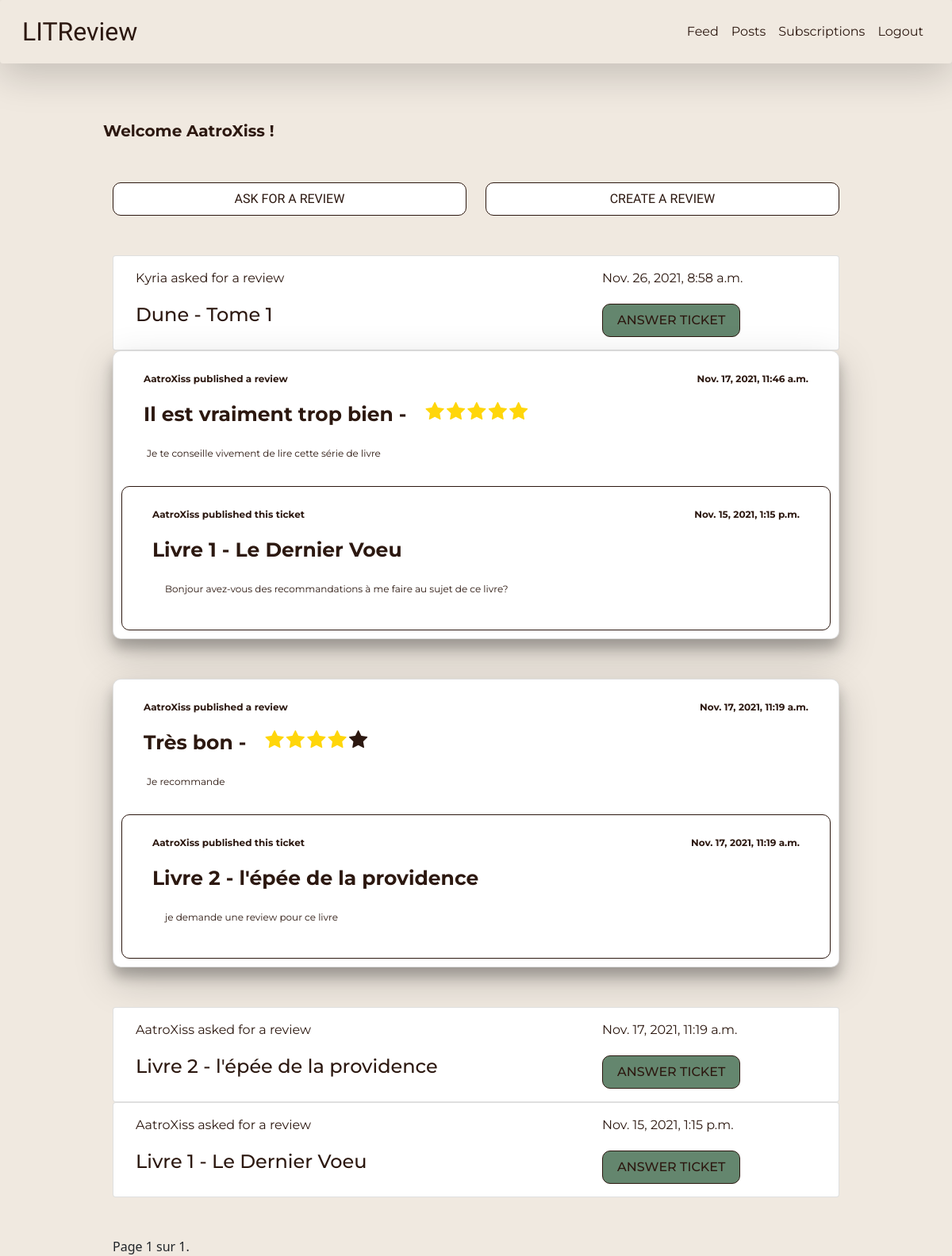
Page /feed (signed in) on the earlier database version.
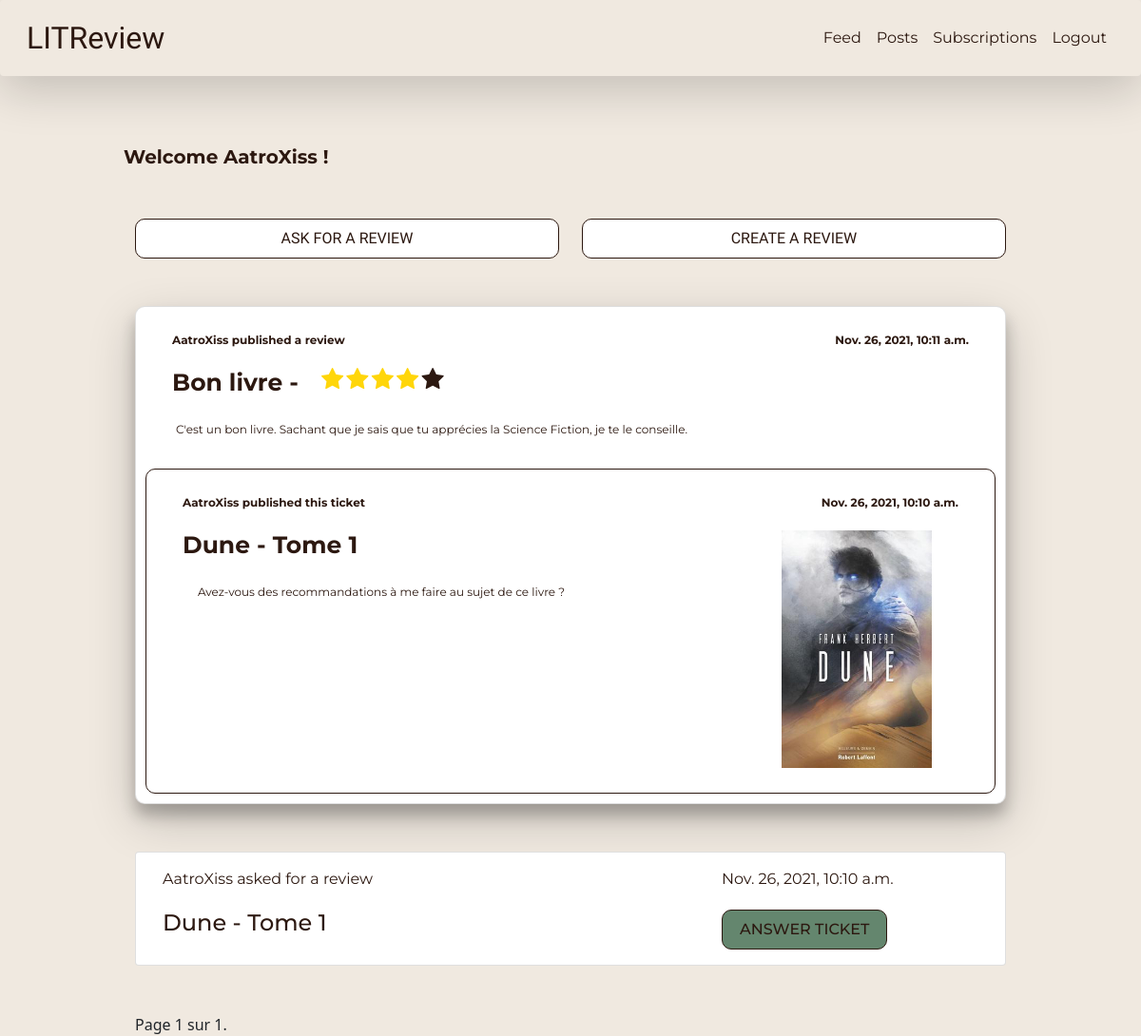
Same page on the later database version.
### app/models.py (models this page shows, shortened)
class Ticket(models.Model):
    title = models.CharField(max_length=128)
    description = models.TextField(max_length=2048, blank=True)
    user = models.ForeignKey(to=settings.AUTH_USER_MODEL,
                             on_delete=models.CASCADE)
    image = models.ImageField(null=True, blank=True)
    time_created = models.DateTimeField(auto_now_add=True)
    IMAGE_MAX_SIZE = (157, 250)

class Review(models.Model):
    ticket = models.ForeignKey(to=Ticket, on_delete=models.CASCADE)
    rating = models.PositiveSmallIntegerField(
        validators=[MinValueValidator(0), MaxValueValidator(5)])
    headline = models.CharField(max_length=128)
    body = models.CharField(max_length=8192, blank=True)
    user = models.ForeignKey(
        to=settings.AUTH_USER_MODEL, on_delete=models.CASCADE)
    time_created = models.DateTimeField(auto_now_add=True)

### authentication/models.py (models this page shows)
class User(AbstractUser):
    profile_photo = models.ImageField()

### app/views.py (the view)
# urls.py: path('feed', app.views.feed, name='feed'),
@login_required
def feed(request):
    reviews = get_reviews_for_feed(request.user)
    reviews = reviews.annotate(content_type=Value('REVIEW', CharField()))
    tickets = get_tickets_for_feed(request.user)
    tickets = tickets.annotate(content_type=Value('TICKET', CharField()))
    feed = sorted(
        chain(reviews, tickets),
        key=lambda x: x.time_created,
        reverse=True)
    tlfr = []
    for review in reviews:
        tlfr.append(review.ticket.id)
    ticket_list_for_review = Ticket.objects.filter(id__in=tlfr)
    paginator = Paginator(feed, 10)
    page_number = request.GET.get('page')
    page_obj = paginator.get_page(page_number)
    context = {
        'feed': feed,
        'ticket_list_for_review': ticket_list_for_review,
        'users': User.objects.all(),
        'ticket_id_reply': check_tickets_reply(request.user, tickets),
        'page_obj': page_obj,
    }
    return render(request, 'app/feed.html', context)

### app/getfeed.py (called while the page is built)
def get_reviews_for_feed(userid):
    followers = UserFollows.objects.filter(user_id=userid)
    followers_ids = [userid.id]
    for follower in followers:
        followers_ids.append(follower.followed_user_id)
    reviews_id = []
    query_reviews = Review.objects.filter(user_id__in=followers_ids).distinct()
    for q_review in query_reviews:
        reviews_id.append(q_review.id)
    self_tickets = Ticket.objects.filter(user_id=userid)
    for self_ticket in self_tickets:
        reply_reviews = Review.objects.filter(ticket_id=self_ticket.id)
        for reply_review in reply_reviews:
            reviews_id.append(reply_review.id)
    return(Review.objects.filter(id__in=reviews_id).distinct())

def get_tickets_for_feed(userid):
    followers = UserFollows.objects.filter(user_id=userid)
    followers_ids = [userid.id]
    for follower in followers:
        followers_ids.append(follower.followed_user_id)
    return(Ticket.objects.filter(user_id__in=followers_ids).distinct())

### app/templates/app/feed.html (shortened to what this page needs)
{% extends 'base.html' %}
{% block content %}
<div class="container sub-container">
    <div class="row">
        <div class="col-sm">
            <a href="{% url 'create_ticket' %}" class="btn btn-feed">Ask for a review</a>
        </div>
        <div class="col-sm">
            <a href="{% url 'create_review' %}" class="btn btn-feed">Create a review</a>
        </div>
    </div>
</div>
<div class="container sub-container">
    {% for instance in page_obj %}
        {% if instance.content_type == 'TICKET' %}
            {% include './snippets/ticket_snippet.html' %}
        {% elif instance.content_type == 'REVIEW' %}
            {% include './snippets/review_snippet.html' %}
        {% endif %}
    {% empty %}
    <p>No posts yet</p>
    {% endfor %}
</div>
<div class="container sub-container">
    <span>
        <span>
            Page {{ page_obj.number }} sur {{ page_obj.paginator.num_pages }}.
        </span>
    </span>
</div>
{% endblock content %}

### templates/base.html (shortened to what this page needs)
<!DOCTYPE html>
<html lang="en">
<head>
    <link href="https://cdn.jsdelivr.net/npm/bootstrap@5.1.3/dist/css/bootstrap.min.css" rel="stylesheet">
    <link rel="stylesheet" href="https://cdnjs.cloudflare.com/ajax/libs/font-awesome/4.7.0/css/font-awesome.min.css">
    {% load static %}
    <link rel="stylesheet" type="text/css" href="{% static 'litreview/style.css' %}">
</head>
<body>
    <nav class="navbar navbar-expand-lg navbar-dark shadow-lg p-3 mb-5 rounded nav-main">
        <div class="container-fluid">
          <a class="navbar-brand nav-logo" href="{% url 'feed' %}">LITReview</a>
          {% if user.is_authenticated %}
          <div class="collapse navbar-collapse justify-content-end" id="navbarNav">
            <ul class="navbar-nav">
              <li class="nav-item">
                <a class="nav-link" href="{% url 'feed' %}">Feed</a>
              </li>
              <li class="nav-item">
                <a class="nav-link" href="#">Posts</a>
              </li>
              <li class="nav-item">
                <a class="nav-link" href="{% url 'follow' %}">Subscriptions</a>
              </li>
              <li class="nav-item">
                <a class="nav-link" href="{% url 'logout' %}">Logout</a>
              </li>
            </ul>
          </div>
          {% endif %}
        </div>
      </nav>
      {% if user.is_authenticated %}
      <div class="container main-container">
        <div class="row">
          <p class="welcome-message">Welcome {{ request.user }} !</p>
        </div>
        {% block content %}{% endblock content%}
      </div>
      {% endif %}
</body>
</html>

### app/templates/app/snippets/review_snippet.html (shortened to what this page needs)
{% block content %}
<div class="card card-feed">
    <div class="card-body">
        <div class="container">
            <div class="row row-margin">
                <div class="col-8">
                    <p class="card-user">{{ request.user }} published a review</p>
                </div>
                <div class="col-4">
                    <p class="card-time">{{ instance.time_created }}</p>
                </div>
            </div>
            <div class="row">
                <div class="col-auto mr-auto">
                    <h2 class="card-headline">{{ instance.headline }} -</h2>
                </div>
                <div class="col-auto mr-auto">
                    {% if instance.rating == 5 %}
                        <span class="fa fa-star checked"></span>
                        <span class="fa fa-star checked"></span>
                        <span class="fa fa-star checked"></span>
                        <span class="fa fa-star checked"></span>
                        <span class="fa fa-star checked"></span>
                    {% endif %}
                    {% if instance.rating == 4 %}
                        <span class="fa fa-star checked"></span>
                        <span class="fa fa-star checked"></span>
                        <span class="fa fa-star checked"></span>
                        <span class="fa fa-star checked"></span>
                        <span class="fa fa-star"></span>
                    {% endif %}
                </div>
            </div>
            <div class="row">
                <p class="card-body">{{ instance.body }}</p>
            </div>
        </div>
    </div>
    <div class="card card-in-review">
        <div class="card-body">
            <div class="container">
                <div class="row row-margin">
                    <div class="col-8">
                        <p class="card-user">{{ instance.ticket.user }} published this ticket</p>
                    </div>
                    <div class="col-4">
                        <p class="card-time">{{ instance.ticket.time_created }}</p>
                    </div>
                </div>
                <div class="row">
                    <div class="col-9">
                        <h2 class="card-headline">{{ instance.ticket.title }}</h2>
                        <p class="card-body">{{ instance.ticket.description }}</p>
                    </div>
                    <div class="col-3 card-cover">
                        <img src="{{ instance.ticket.image.url }}" alt="">
                    </div>
                </div>
            </div>
        </div>
    </div>
</div>
{% endblock %}

### app/templates/app/snippets/ticket_snippet.html
{% block content %}
<div class="card card-margin">
    <div class="card-body">
        <div class="container">
            <div class="row row-margin">
                <div class="col-8">
                    <p class="card-text">{{ instance.user }} asked for a review</p>
                </div>
                <div class="col-4">
                    <p class="card-text card-align">{{ instance.time_created }}</p>
                </div>
            </div>
            <div class="row">
                <div class="col-8">
                    <h3 class="card-title">{{ instance.title }}</h5>
                </div>
                <div class="col-4">
                    <a href="{% url 'create_review_response' instance.id %}" class="btn btn-ticket">Answer ticket</a>
                </div>
            </div>
        </div>
    </div>
</div>
{% endblock %}

Differences in the rows shown:
removed Ticket: user "Kyria", time_created "Nov. 26, 2021, 8:58 a.m.", title "Dune - Tome 1"
removed Review: {{ request.user }} "AatroXiss", time_created "Nov. 17, 2021, 11:46 a.m.", headline "Il est vraiment trop bien", rating 5 (drawn), body "Je te conseille vivement de lire cette série de livre", ticket.user "AatroXiss", ticket.time_created "Nov. 15, 2021, 1:15 p.m.", ticket "Livre 1 - Le Dernier Voeu", ticket.description "Bonjour avez-vous des recommandations à me faire au sujet de ce livre?"
removed Ticket: user "AatroXiss", time_created "Nov. 17, 2021, 11:19 a.m.", title "Livre 2 - l'épée de la providence"
changed Review "AatroXiss": time_created "Nov. 17, 2021, 11:19 a.m." → "Nov. 26, 2021, 10:11 a.m."; headline "Très bon" → "Bon livre"; body "Je recommande" → "C'est un bon livre. Sachant que je sais que tu apprécies la Science Fiction, je te le conseille."; ticket.time_created "Nov. 17, 2021, 11:19 a.m." → "Nov. 26, 2021, 10:10 a.m."; ticket "Livre 2 - l'épée de la providence" → "Dune - Tome 1"; ticket.description "je demande une review pour ce livre" → "Avez-vous des recommandations à me faire au sujet de ce livre ?"; ticket.image: picture added
changed Ticket "AatroXiss": time_created "Nov. 15, 2021, 1:15 p.m." → "Nov. 26, 2021, 10:10 a.m."; title "Livre 1 - Le Dernier Voeu" → "Dune - Tome 1"
